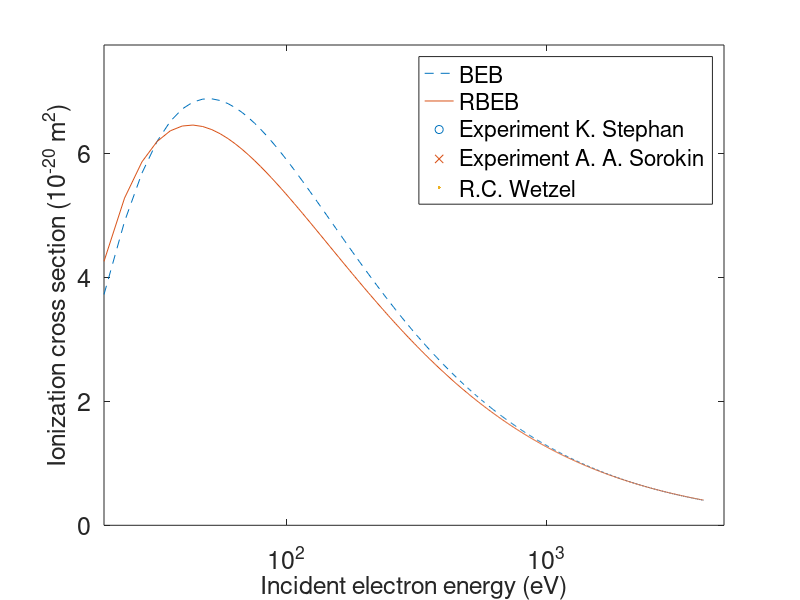

This figure's MATLAB source: (Note: a time limit stopped this script after it produced the figure.)
%B = [35755.82, 5509.33, 5161.43, 4835.57, 1170.37, 1024.78, 961.25, 708.13, 694.90, 229.39, 175.58, 162.8, 73.78, 71.67, 27.49, 13.40, 12.1298]
B = [3.925e4, 9.33e3, 8.617e3, 7.224e3, 3.296e3, 3.001e3, 2.548e3, 1.987e3, 1.394e3, 8.527e2, 7.26e2, 5.725e2, 3.583e2, 1.708e2, 9.805e1, 5.969e1, 1.197e1]
U = [42281.58, 9173.91, 9135.67, 8324.23, 2722.32, 2642.38, 2453.45, 2311.18, 2261.96, 757.48, 690.54, 643.34, 497.77, 485.43, 122.59, 88.90, 79.42]
N = [2, 2, 2, 4, 2, 2, 4, 4, 6, 2, 2, 4, 4, 6, 2, 2, 4]
me = 9.10938356E-31
c = 3e8
e = 1.6021766208e-19
a0 = 5.2917721054482e-11
alpha = 1/137
B = B*e
U = U*e

T = 1e4*e

t = T./B
u = U./B

tp = T/me/c^2
bp = B/me/c^2
up = U/me/c^2

Bt2 = 1 - 1./(1+tp).^2
Bb2 = 1 - 1./(1+bp).^2
Bu2 = 1 - 1./(1+up).^2

A = 2*pi*a0^2*alpha^4.*N./(Bt2 + Bu2 + Bb2)./bp
B = 1/2*(log(Bt2./(1-Bt2)) - Bt2 - log(2*bp)).*(1-1./t.^2)
C = 1- 1./t - log(t)./(t+1).*(1+2.*tp)./(1+tp/2).^2 + bp.^2./(1 + tp/2).^2.*(t-1)/2

RBEB = A.*(B + C)
%plot(linspace(0,1,length(B)),RBEB)
RBEBav = 1/2*(1 + (Bt2 + Bu2 + Bb2)./Bt2).*RBEB

sum(RBEBav)

function [result, resultR] = getSigma(T)
B = [35755.82, 5509.33, 5161.43, 4835.57, 1170.37, 1024.78, 961.25, 708.13, 694.90, 229.39, 175.58, 162.8, 73.78, 71.67, 27.49, 13.40, 12.1298];

U = [42281.58, 9173.91, 9135.67, 8324.23, 2722.32, 2642.38, 2453.45, 2311.18, 2261.96, 757.48, 690.54, 643.34, 497.77, 485.43, 122.59, 88.90, 79.42];
N = [2, 2, 2, 4, 2, 2, 4, 4, 6, 2, 2, 4, 4, 6, 2, 2, 4];
me = 9.10938356E-31;
c = 3e8;
e = 1.6021766208e-19;
a0 = 5.2917721054482e-11;
alpha = 1/137;
B = B*e;
U = U*e;


t = T./B;
u = U./B;

tp = T/me/c^2;
bp = B/me/c^2;
up = U/me/c^2;

Bt2 = 1 - 1./(1+tp).^2;
Bb2 = 1 - 1./(1+bp).^2;
Bu2 = 1 - 1./(1+up).^2;

%A = 2*pi*a0^2*alpha^4./(Bt2 + Bu2 + Bb2)./bp;
%B = 1/2*(log(Bt2./(1-Bt2)) - Bt2 - log(2*bp));
%C = 1- 1./t - log(t)./(t+1).*(1+2.*tp)./(1+tp/2).^2 + bp.^2.*(t-1)./(1 + tp/2).^2 ./2;

A1 = 2*pi*a0^2*alpha^4./(Bt2 + Bu2 + Bb2)./bp;
A2 = 1/2*(log(Bt2./(1-Bt2)) - Bt2 - log(2*bp));
A3 = 1- 1./t - log(t)./(t+1).*(1+2.*tp)./(1+tp/2).^2 + bp.^2.*(t-1)./(1 + tp/2).^2 ./2;

S =  4*pi*a0^2.*(13.6*e./B).^2;
BEB = S./(t+(u+1)/5).*(log(t)./2.*(1-(1./t).^2) + 1 - 1./t - log(t)./(t+1));
BEBav = S./2.*(t.^(-1) + (t+u+1).^(-1)).*(log(t)/2 .*(1 - t.^(-2)) + 1 - t.^(-1) - log(t).*(t+1).^(-1));
RBEB = A1.*(A2.*(1-1./t.^2) + A3);
%plot(linspace(0,1,length(B)),RBEB)
RBEBav = 1/2*(1 + (Bt2 + Bu2 + Bb2)./Bt2).*RBEB;
%result = 3*RBEBav(17)
%occupation number * target orbital ionization cross section, summed for
%first 4 ionizations
result = 3*BEB(17) + 2*BEB(17) + BEB(17) + BEB(16)*2
resultR = 3*RBEBav(17) + 2*RBEBav(17) + RBEBav(17) + RBEBav(16)*2
%sigmak = flip(sum(RBEBav.*N));
%resultR = sigmak(1)*3 + sigmak(2)*3
%sigmak
%result = BEB(17)
end

function [w_bar,e_bar] = getw(T)
B = [35755.82, 5509.33, 5161.43, 4835.57, 1170.37, 1024.78, 961.25, 708.13, 694.90, 229.39, 175.58, 162.8, 73.78, 71.67, 27.49, 13.40, 12.1298];

U = [42281.58, 9173.91, 9135.67, 8324.23, 2722.32, 2642.38, 2453.45, 2311.18, 2261.96, 757.48, 690.54, 643.34, 497.77, 485.43, 122.59, 88.90, 79.42];
N = [2, 2, 2, 4, 2, 2, 4, 4, 6, 2, 2, 4, 4, 6, 2, 2, 4];
me = 9.10938356E-31;
c = 3e8;
e = 1.6021766208e-19;
a0 = 5.2917721054482e-11;
alpha = 1/137;
B = B*e;
U = U*e;


t = T./B;
u = U./B;

tp = T/me/c^2;
bp = B/me/c^2;
up = U/me/c^2;

Bt2 = 1 - 1./(1+tp).^2;
Bb2 = 1 - 1./(1+bp).^2;
Bu2 = 1 - 1./(1+up).^2;

K1 = 2*pi*a0^2*alpha^4./(Bt2 + Bu2 + Bb2)./bp;
K2 = 1/2*(log(Bt2./(1-Bt2)) - Bt2 - log(2*bp));
K3 = 1- 1./t - log(t)./(t+1).*(1+2.*tp)./(1+tp/2).^2 + bp.^2.*(t-1)./(1 + tp/2).^2 ./2;
RBEB = K1.*(K2.*(1-1./t.^2) + K3);
RBEBav = 1/2*(1 + (Bt2 + Bu2 + Bb2)./Bt2).*RBEB;
sigma_bar = 3*RBEBav(17) + 2*RBEBav(17) + RBEBav(17) + 2*RBEBav(16);

sigma0 = 2*pi*a0^2*alpha^4./(Bt2 + Bu2 + Bb2)./bp;
A1 = (1+t).^(-1).*(1+2*tp).*(1+tp/2).^(-2);
A2 = (t-1)./2.*(bp.^2).*(1+tp./2).^(-2);
A3 = log(Bt2./(1-Bt2)) - Bt2 - log(2.*bp);

wk = sigma0./RBEBav.*(A3/2.*(t-1).^2.*(t.*(t+1)).^(-1) + 2*log((t+1)/2) - log(t) + A2.*(t-1)/4 - A1.*(log(t) - (t+1).*log((t+1)/2)));

w_bar = 3*wk(17)*B(17)*RBEBav(17)/sigma_bar + 2*wk(17)*B(17)*RBEBav(17)/sigma_bar + wk(17)*B(17)*RBEBav(17)/sigma_bar + 2*wk(16)*B(16)*RBEBav(16)/sigma_bar;
e_bar = 3*(wk(17)+1)*B(17)*RBEBav(17)/sigma_bar + 2*(wk(17)+1)*B(17)*RBEBav(17)/sigma_bar +(wk(17)+1)*B(17)*RBEBav(17)/sigma_bar + 2*(wk(16)+1)*B(16)*RBEBav(16)/sigma_bar;
end



%T = linspace(10,1e6,70000)*e;
T1 = linspace(13,110,300)*e;
T2 = linspace(110 ,1e4, 1500)*e;
T = [T1, T2(2:end)];
T = linspace(20,4e3,1000)
T = T*e;
sigma = [];
sigmaR = [];
w_bar = [];
t_bar = [];
for i = 1:length(T)
    [val1, val2]= getSigma(T(i));
    sigma(i) = val1;
    sigmaR(i) = val2;
    [val1, val2] = getw(T(i));
    w_bar(i) = val1;
    t_bar(i) = val2;
end



figure(1)
clf;
plot(T/e,sigma*1e20,'--')
hold on
plot(T/e,sigmaR*1e20)
ylim([0 max(sigmaR*1e20)*1.2] )
xlim([0 max(T/e)*1.2])
set(gca, 'XScale', 'log'); % Set x-axis to logarithmic scale
set(gca, 'fontsize', 18)
E = [140 160 180 200 225 250 300 350 400 450 500 550 600 650 700 750 800 850 900 950 1000 1100 1200 1300 1400 1500 1600 1700 1800 1900 2000 2500 3000 3500 4000];
sigma = [445.5,422.5,401.9,383.0,361.3,342.7,311.5,286.7,265.7,247.9,231.2,217.9,205.8,194.9,184.9,176.0,168.1,161.2,154.9,149.2,143.7,134.1,125.8,118.5,112.0,106.5,101.6,96.8,92.6,88.7,85.3,71.9,62.26,55.14,49.72];
sigma = sigma*1e6*1e-28;
hold on
scatter(E, sigma*1e20)

E2 = [15.0, 20.0, 25.0, 30.0, 35.0, 40.0, 45.0, 50.0,55.0, 60.0, 65.0, 70.0, 75.0, 80.0, 85.0, 90.0, 95.0, 100.0, 105.0, 110.0, 115.0, 120.0, 125.0,130.0, 135.0, 140.0, 145.0, 150.0, 155.0, 160.0, 165.0, 170.0, 175.0, 180.0];
sigma2 = [1.15e-20, 2.42e-20, 3.81e-20, 4.17e-20, 4.17e-20,4.30e-20, 4.31e-20, 4.29e-20, 4.27e-20, 4.37e-20, 4.47e-20, 4.54e-20,4.57e-20, 4.59e-20, 4.55e-20, 4.48e-20, 4.42e-20, 4.31e-20, 4.26e-20, 4.21e-20, 4.13e-20, 4.06e-20, 3.99e-20, 3.97e-20, 3.92e-20,3.87e-20, 3.85e-20, 3.82e-20, 3.78e-20, 3.74e-20, 3.73e-20, 3.67e-20, 3.63e-20, 3.58e-20];

E31 = 12:1:40;
E32 = 45:5:200;
E3 = [E31 E32];
sigma31 = [0.1 0.31 0.63 1.0 1.35 1.65 1.93 2.17 2.42 2.67 2.91 3.12 3.3 3.46 3.59 3.73 3.89 4.04 4.13 4.23 4.33 4.43 4.51 4.59 4.62 4.67 4.72 4.74 4.8 4.82 4.84 4.86 4.89 4.93 4.96 4.98 4.95 4.95 4.92 4.88 4.84 4.78 4.77 4.69 4.63 4.59 4.55 4.5 4.46 4.44 4.38 4.33 4.3 4.26 4.24 4.19 4.16 4.12 4.08 4.05 4.03]
sigma32 = [0 0 0 0 0 0 0 0 0 0 0 0 0 0 0 0 0 0 0 0 0.002 0.004 0.001 0.008 0.016 0.016 0.034 0.046 0.065 0.157 0.26 0.323 0.363 0.377 0.389 0.4 0.411 0.436 0.456 0.482 0.51 0.531 0.545 0.552 0.553 0.552 0.542 0.534 0.525 0.504 0.494 0.477 0.467 0.458 0.446 0.434 0.426 0.413 0.406 0.394 0.391]
sigma33 = [0 0 0 0 0 0 0 0 0 0 0 0 0 0 0 0 0 0 0 0 0 0 0 0 0 0 0 0 0 0 0 0 0 0 0.003 0.004 0.009 0.021 0.033 0.047 0.065 0.087 0.109 0.129 0.147 0.164 0.174 0.178 0.182 0.186 0.186 0.180 0.179 0.175 0.170 0.169 0.166 0.162 0.160 0.155 0.156]
sigma3 = sigma33+sigma32+sigma31;
hold on
scatter(E2, sigma2*1e20,'x')
hold on
scatter(E3,sigma3,'.')
legend("BEB","RBEB","Experiment K. Stephan","Experiment A. A. Sorokin",'R.C. Wetzel')
%title("Total ionization cross section")
xlabel("Incident electron energy (eV)", 'fontsize', 18)
ylabel("Ionization cross section (10^{-20} m^2)", 'fontsize', 18)
print -dpng Fig_IonizationCrossSection

figure(2)
clf;
plot(T/e, w_bar./e)
hold on
plot(T/e, t_bar./e,'--')
set(gca, 'fontsize', 18)
legend({"$\overline{W}$", "$\overline{\delta E}$"}, 'Interpreter', 'latex', 'Location', 'southeast')
set(gca, 'XScale', 'log');
xlabel("Incident electron energy [eV]", 'fontsize', 18)
ylabel("Energy [eV]", 'fontsize', 18)
ylim([0 max(t_bar./e)*1.2])
xlim([0 max(T/e)*1.2])
print -dpng Fig_EnergyTransfer

writematrix(T/e, 'T.csv');
writematrix(sigmaR,'sigma.csv')
writematrix(w_bar,'W.csv')
writematrix(t_bar,'E.csv')
